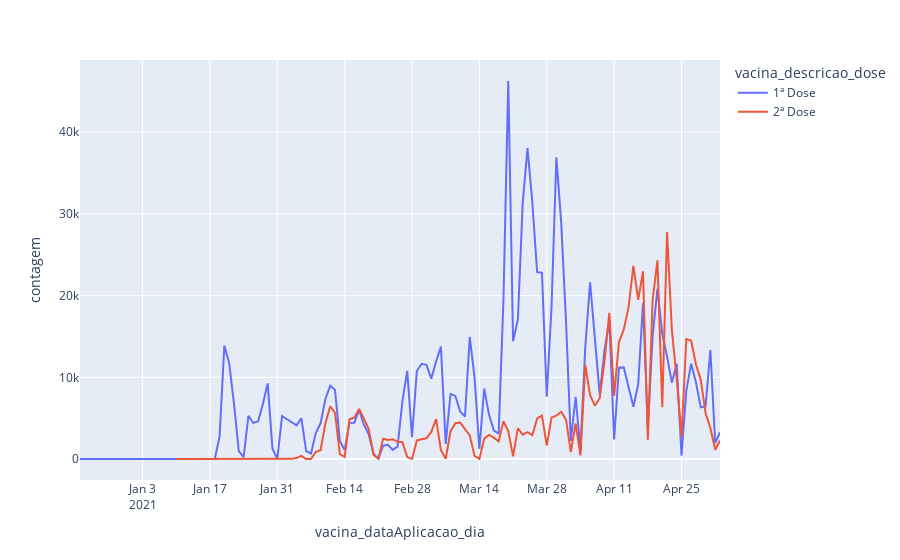

The notebook cell saved with this chart:
### Code cell
fig = px.line(df_, x='vacina_dataAplicacao_dia', y='contagem', color='vacina_descricao_dose')
fig.show()
